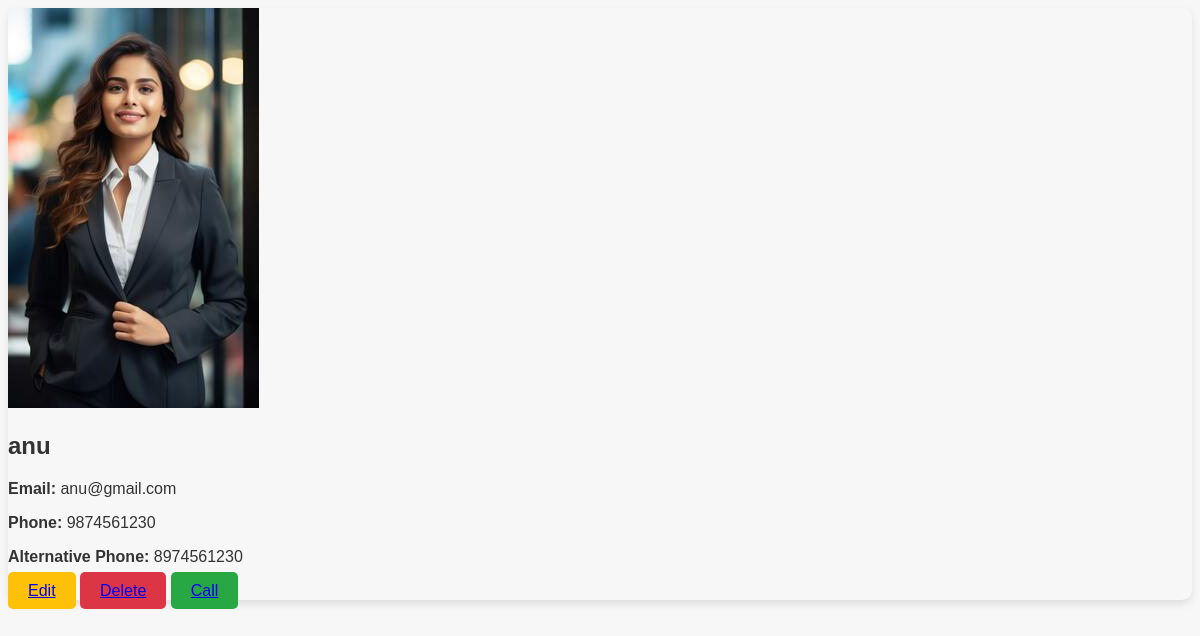
The app's page /1/, older data.
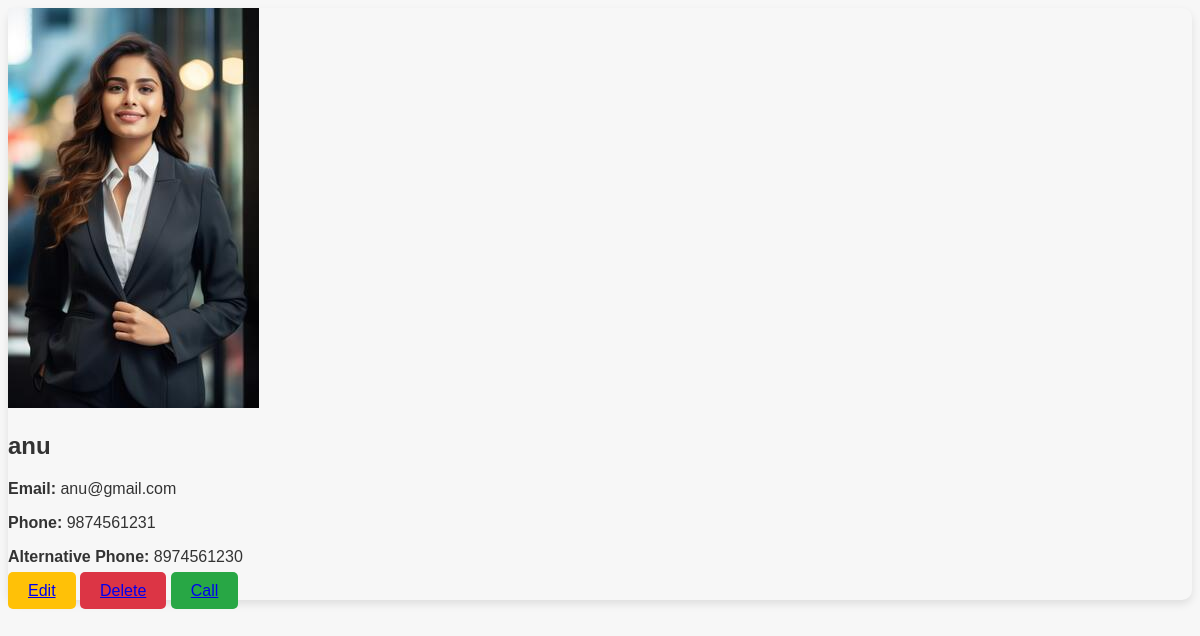
The same page, newer data.
### c_app/models.py (models this page shows)
class Contact(models.Model):
    name = models.CharField(max_length=100)
    email = models.EmailField()
    phone = models.CharField(max_length=15)
    alternative_phone = models.CharField(max_length=15, blank=True, null=True)
    image = models.ImageField(upload_to='contact_images/',blank=True, null=True)

### c_app/views.py (the view)
# urls.py: path('<int:pk>/', views.view_contact, name='default_view_contact'),
def view_contact(request, pk):
    contact = get_object_or_404(Contact, pk=pk)
    return render(request, 'contacts/view_contact.html', {'contact': contact})

### templates/contacts/view_contact.html (shortened to what this page needs)
<!DOCTYPE html>
<html lang="en">
<head>
    {%load static%}
    <link rel="stylesheet" href="{% static 'css/style.css' %}">
</head>
<body>
    {% block content %}
    <div class="card shadow p-4">
        <div class="row">
            <div class="col-md-4">
                <img src="{{ contact.image.url }}" class="img-fluid rounded shadow" alt="{{ contact.name }}">
            </div>
            <div class="col-md-8">
                <h2>{{ contact.name }}</h2>
                <p><strong>Email:</strong> {{ contact.email }}</p>
                <p><strong>Phone:</strong> {{ contact.phone }}</p>
                <p><strong>Alternative Phone:</strong> {{ contact.alternative_phone }}</p>
                <div class="d-flex gap-2 mt-4">
                    <a href="edit/" class="btn btn-warning">Edit</a>
                    <a href="delete/" class="btn btn-danger">Delete</a>
                    <a href="call/" class="btn btn-success">Call</a>
                </div>
            </div>
        </div>
    </div>
    {% endblock %}
</body>
</html>

Row changes from the older to the newer data that the page shows:
changed Contact "anu": phone "9874561230" → "9874561231"
